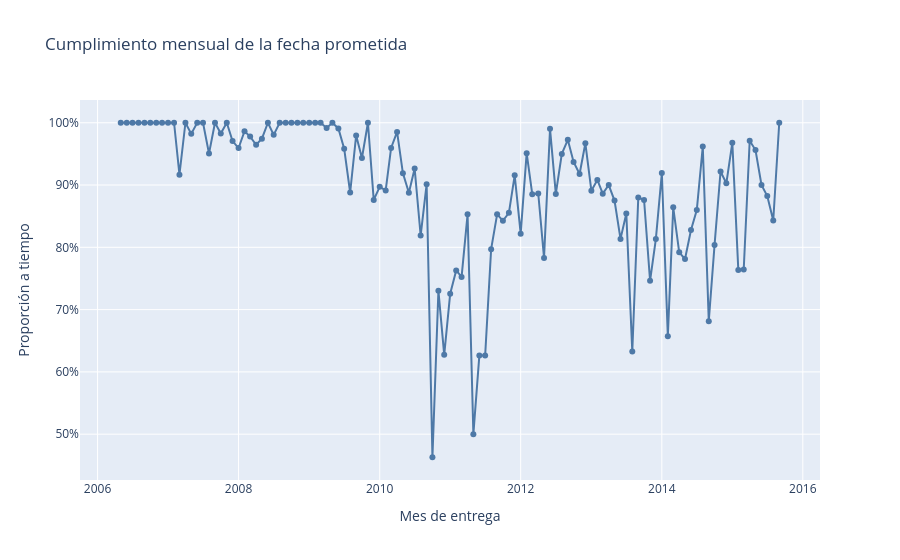

The notebook cell this image was saved under:
### Code cell
# ¿Cómo evoluciona el cumplimiento mensual sin confundir un cambio de mezcla con una mejora operativa?

monthly_summary = (
    shipments.groupby("DeliveryMonth")
    .agg(
        envíos=("ID", "size"),
        cumplimiento_a_tiempo=("IsLate", lambda value: 1 - value.mean()),
    )
    .reset_index()
)
monthly_summary.to_csv(SUBMISSION_DIR / "monthly_summary.csv", index=False)
px.line(
    monthly_summary,
    x="DeliveryMonth",
    y="cumplimiento_a_tiempo",
    markers=True,
    title="Cumplimiento mensual de la fecha prometida",
    labels={
        "DeliveryMonth": "Mes de entrega",
        "cumplimiento_a_tiempo": "Proporción a tiempo",
    },
    color_discrete_sequence=["#4e79a7"],
).update_yaxes(tickformat=".0%")
